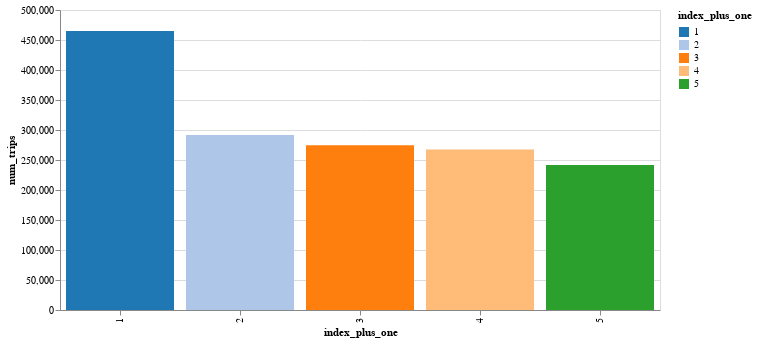

The cell this chart's notebook holds for it:
### Code cell
# prompt: Menggunakan df DataFrame: buat chart bar nilai Y nya num_trips dan nilai x nya dari index. buat warna barnya warna-warni. hilangkan koma dibelakng index. buat lebih lebar gambarnya

import altair as alt

# Create the bar chart
chart = alt.Chart(df).mark_bar().encode(
    x=alt.X('index_plus_one:N', axis=alt.Axis(format='.0f')),  # Use index_plus_one and remove decimal points from x-axis
    y='num_trips',
    color=alt.Color('index_plus_one:N', scale=alt.Scale(scheme='category20')) # Use a categorical color scale for varied colors
).properties(
    width=600  # Increase chart width
)

chart

### Figure 1 — Vega-Lite specification as saved in the notebook (floating-point values rounded to 4 significant figures)
{"config": {"view": {"continuousWidth": 400, "continuousHeight": 300}}, "data": {"name": "data-b773de71b3d678e32768f25fb9ce470b"}, "mark": "bar", "encoding": {"color": {"field": "index_plus_one", "scale": {"scheme": "category20"}, "type": "nominal"}, "x": {"axis": {"format": ".0f"}, "field": "index_plus_one", "type": "nominal"}, "y": {"field": "num_trips", "type": "quantitative"}}, "width": 600, "$schema": "https://vega.github.io/schema/vega-lite/v4.17.0.json", "datasets": {"data-b773de71b3d678e32768f25fb9ce470b": [{"pickup_community_area": 8, "dropoff_community_area": 8, "num_trips": 464844, "index_plus_one": 1}, {"pickup_community_area": 32, "dropoff_community_area": 8, "num_trips": 291722, "index_plus_one": 2}, {"pickup_community_area": 76, "dropoff_community_area": 8, "num_trips": 274747, "index_plus_one": 3}, {"pickup_community_area": 8, "dropoff_community_area": 32, "num_trips": 267673, "index_plus_one": 4}, {"pickup_community_area": 32, "dropoff_community_area": 32, "num_trips": 241596, "index_plus_one": 5}]}}
